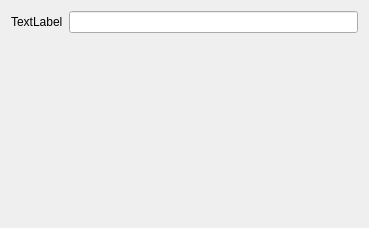
<?xml version="1.0" encoding="UTF-8"?>
<ui version="4.0">
 <class>Form</class>
 <widget class="QWidget" name="Form">
  <property name="geometry">
   <rect>
    <x>0</x>
    <y>0</y>
    <width>369</width>
    <height>228</height>
   </rect>
  </property>
  <property name="windowTitle">
   <string>Form</string>
  </property>
  <layout class="QFormLayout" name="formLayout">
   <item row="0" column="0">
    <widget class="QLabel" name="label">
     <property name="text">
      <string>TextLabel</string>
     </property>
    </widget>
   </item>
   <item row="0" column="1">
    <widget class="QLineEdit" name="lineEdit"/>
   </item>
  </layout>
 </widget>
 <resources/>
 <connections/>
</ui>
